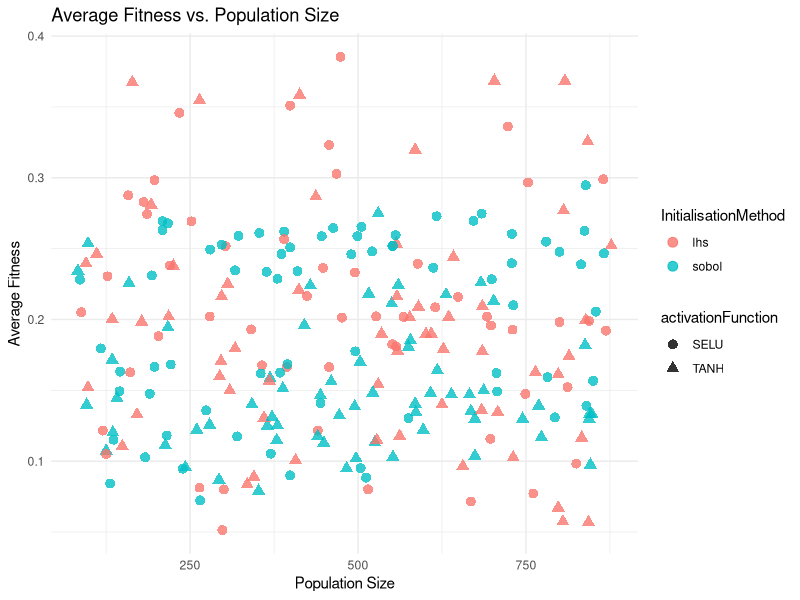
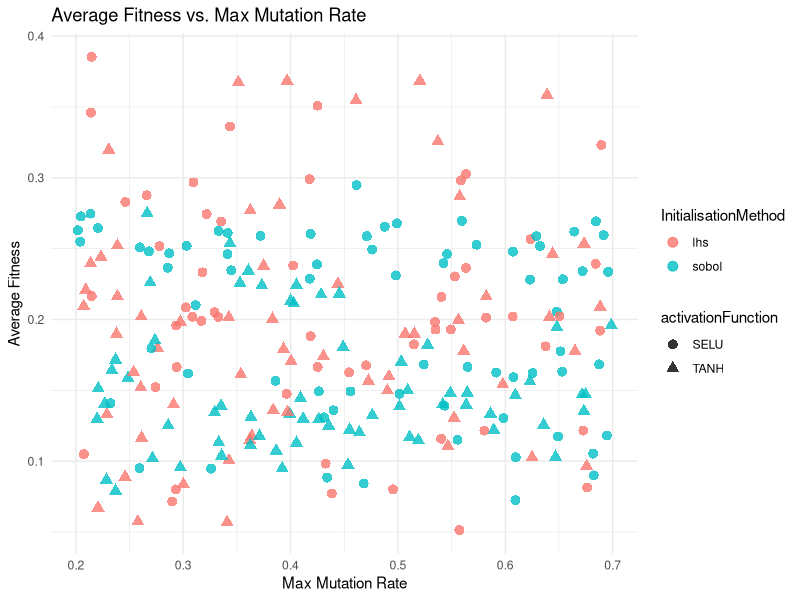
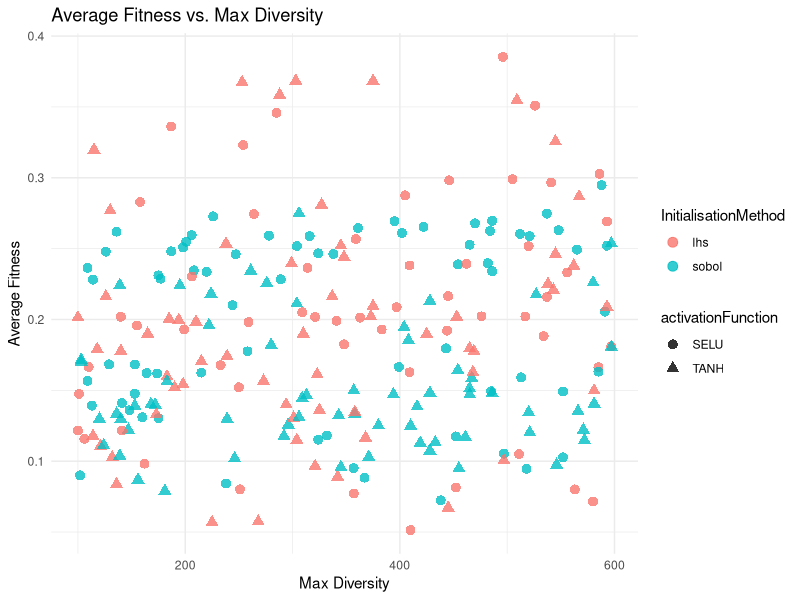
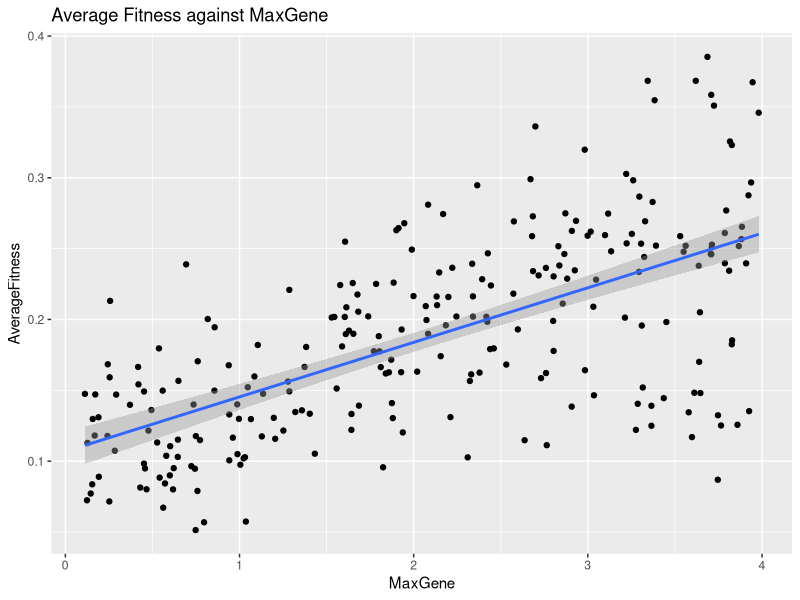
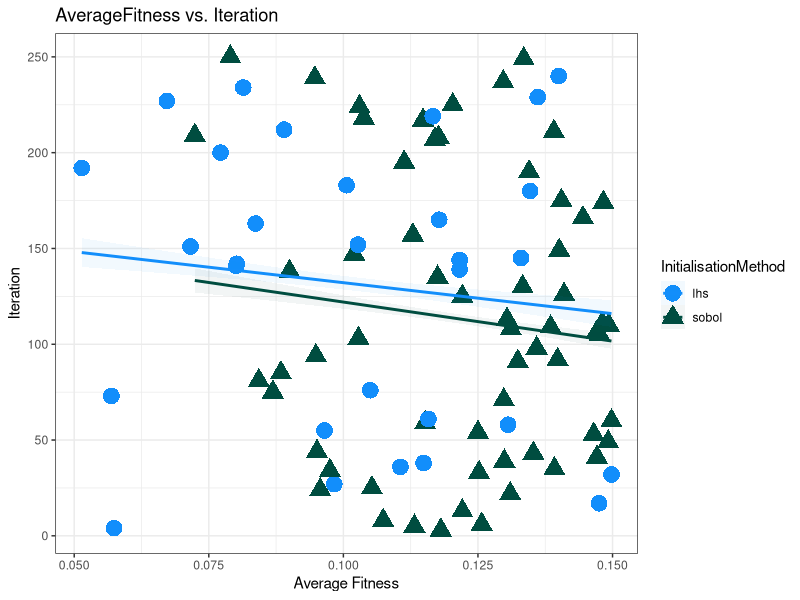
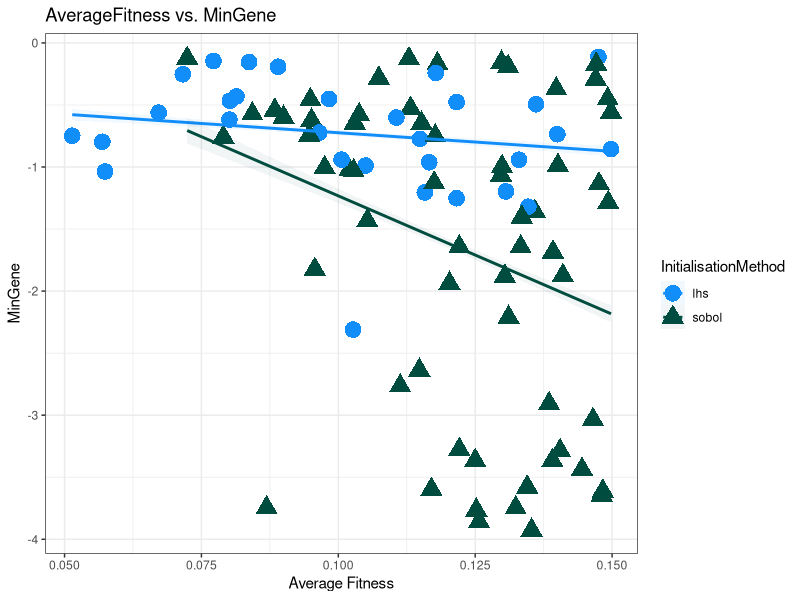
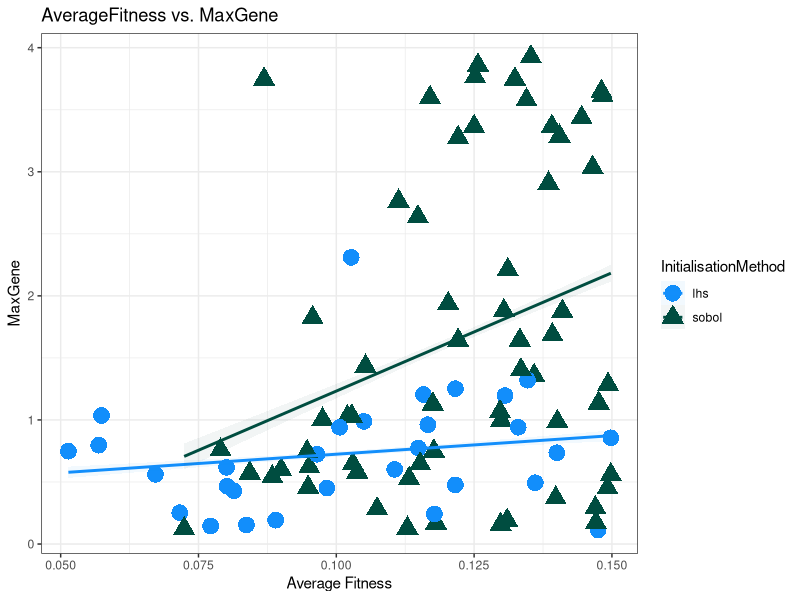
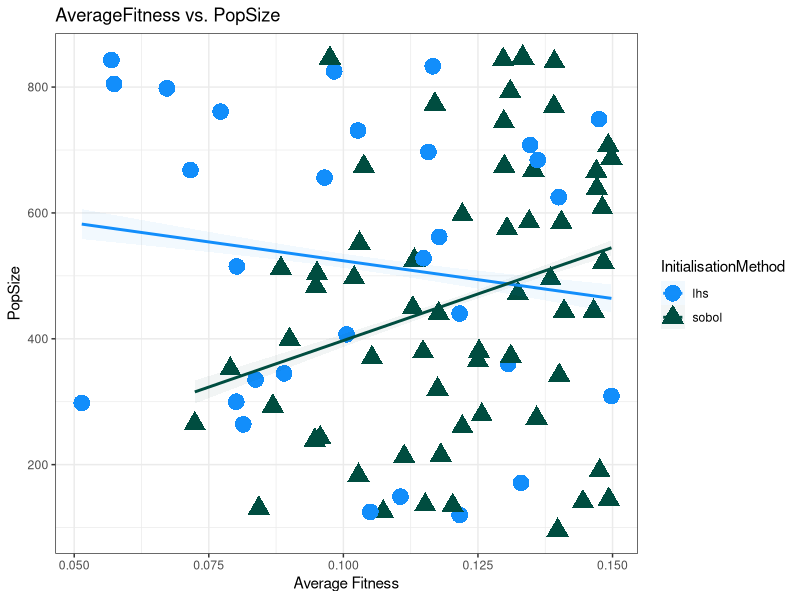

These figures' R source, in order:
# Load necessary libraries
library(ggplot2)
library(dplyr)

#install.packages("reshape2")

# Read dataset
dataset <- read.csv("random_search_250.csv")

# Filter out outliers, if necessary (e.g., very high fitness values)
# dataset <- dataset %>% filter(averageFitness < threshold)

# Create scatter plots
# AverageFitness vs. PopSize
pop_size_plot <- ggplot(dataset, aes(x = PopSize, y = averageFitness, color = InitialisationMethod)) +
  geom_point(aes(shape = activationFunction), alpha = 0.8, size = 3) +
  theme_minimal() +
  labs(title = "Average Fitness vs. Population Size",
       x = "Population Size",
       y = "Average Fitness")
print(pop_size_plot)

# AverageFitness vs. MaxMutationRate
mutation_rate_plot <- ggplot(dataset, aes(x = MaxMutationRate, y = averageFitness, color = InitialisationMethod)) +
  geom_point(aes(shape = activationFunction), alpha = 0.8, size = 3) +
  theme_minimal() +
  labs(title = "Average Fitness vs. Max Mutation Rate",
       x = "Max Mutation Rate",
       y = "Average Fitness")
print(mutation_rate_plot)

# AverageFitness vs. maxDiversity
max_diversity_plot <- ggplot(dataset, aes(x = maxDiversity, y = averageFitness, color = InitialisationMethod)) +
  geom_point(aes(shape = activationFunction), alpha = 0.8, size = 3) +
  theme_minimal() +
  labs(title = "Average Fitness vs. Max Diversity",
       x = "Max Diversity",
       y = "Average Fitness")
print(max_diversity_plot)


ggplot(dataset, aes(x = MaxGene, y = averageFitness)) + 
  geom_point() + 
  geom_smooth(method = "lm") + 
  ggtitle("Average Fitness against MaxGene") + 
  xlab("MaxGene") + 
  ylab("AverageFitness")


# Custom color palette
color_palette <- c("#128EFB", "#004D40", "#D81B60")
filtered_dataset <- dataset[dataset$averageFitness < 0.15,]

# Create individual scatter plots
plots <- lapply(colnames(filtered_dataset), function(variable) {
  plot <- ggplot(filtered_dataset, aes_string(y = variable, x = "averageFitness", color ="InitialisationMethod", shape = "InitialisationMethod")) +
    geom_point(alpha = 1, size = 5.3) +
    geom_smooth(method = "lm", se = TRUE, linetype = "solid", level = 0.20, size = 1,
                aes(fill = InitialisationMethod), alpha = 0.05) +
    scale_color_manual(values = color_palette) +
    scale_fill_manual(values = color_palette) +
    theme_bw() +
    labs(title = paste("AverageFitness vs.", variable),
         y = variable,
         x = "Average Fitness")
  facet_grid(. ~ activationFunction)  # Add facet_grid here

  return(plot)
})

# Display plots one by one
for (plot in plots) {
  print(plot)
}


# Load necessary libraries
library(ggplot2)


# Custom color palette
color_palette <- c("#128EFB", "#004D40", "#D81B60")

# Filter dataset to show only average fitness below 0.15
filtered_dataset <- dataset[dataset$averageFitness < 0.15,]

# Select relevant columns
relevant_columns <- c("MaxGene", "PopSize", "TournamentSize", "PreserveElitePercentage", "MutateChangePopulation", "MaxMutationRate")

# Melt the dataset for ggplot2
library(reshape2)
melted_dataset <- melt(filtered_dataset, id.vars = c("Iteration", "InitialisationMethod", "activationFunction", "averageFitness"), measure.vars = relevant_columns)

# Create the plot
plot <- ggplot(melted_dataset, aes(x = averageFitness, y = value, color = InitialisationMethod, shape = InitialisationMethod)) +
  geom_point(alpha = 1, size = 5.3) +
  geom_smooth(method = "lm", se = TRUE, linetype = "solid", level = 0.20, size = 1,
              aes(fill = InitialisationMethod), alpha = 0.05) +
  scale_color_manual(values = color_palette) +
  scale_fill_manual(values = color_palette) +
  theme_bw() +
  labs(x = "Average Fitness", y = "Value") +
  facet_grid(variable ~ activationFunction)  # Facet grid by activation function

# Display the plot
print(plot)







# Load necessary libraries
library(ggplot2)

# Read dataset

# Custom color palette
color_palette <- c("#128EFB", "orange", "#D81B60")
my_theme <- theme_bw() + 
  theme(text = element_text(size = 14), 
        panel.grid.major = element_line(size = 0.5, linetype = "dashed", color = "gray60"), 
        panel.grid.minor = element_line(size = 0.25, linetype = "dashed", color = "gray60"))
# Filter dataset to show only average fitness below 0.15
filtered_dataset <- dataset[dataset$averageFitness < 0.20,]

# Select relevant columns
relevant_columns <- c("MaxGene", "PopSize", "TournamentSize", "PreserveElitePercentage", "MutateChangePopulation", "MaxMutationRate")

# Melt the dataset for ggplot2
library(reshape2)
melted_dataset <- melt(filtered_dataset, id.vars = c("Iteration", "InitialisationMethod", "activationFunction", "averageFitness"), measure.vars = relevant_columns)

# Create a list of plots
plots <- lapply(relevant_columns, function(variable) {
  plot <- ggplot(melted_dataset[melted_dataset$variable == variable,], aes(x = averageFitness, y = value, color = activationFunction, shape = activationFunction)) +
    geom_point(alpha = 1, size = 3.3) +
    geom_smooth(method = "lm", se = TRUE, linetype = "solid", level = 0.20, size = 1,
                aes(fill = InitialisationMethod), alpha = 0.05) +
    scale_color_manual(values = color_palette) +
    scale_fill_manual(values = color_palette) +
    my_theme +
    labs(title = paste("Average Fitness vs.", variable),
         x = "Average Fitness", y = "Value") +
    facet_grid(rows = vars(InitialisationMethod))  # Facet grid by activation function
  return(plot)
})

# Display plots one by one
for (plot in plots) {
  print(plot)
}
